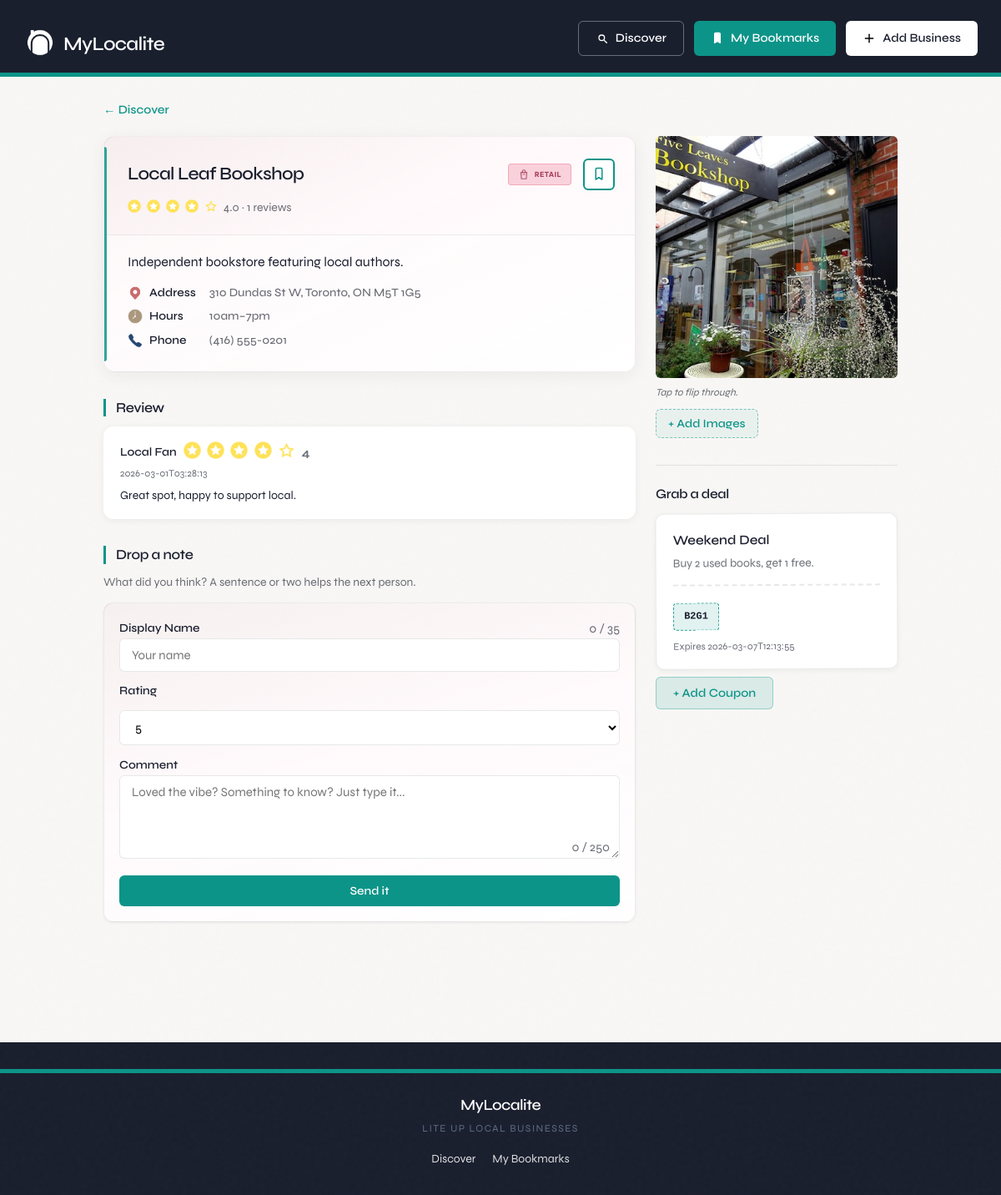
Screenshot of /business/5 with the database file from the repository.
### tables this page shows
CREATE TABLE business (
        id INTEGER PRIMARY KEY AUTOINCREMENT,
        name TEXT,
        category TEXT,
        description TEXT,
        address TEXT,
        hours TEXT,
        phone TEXT
    );

CREATE TABLE review (
        id INTEGER PRIMARY KEY AUTOINCREMENT,
        business_id INTEGER,
        username TEXT,
        rating INTEGER,
        comment TEXT,
        created_at TEXT,
        is_flagged INTEGER
    );

CREATE TABLE deal (
        id INTEGER PRIMARY KEY AUTOINCREMENT,
        business_id INTEGER,
        title TEXT,
        description TEXT,
        coupon_code TEXT,
        expires_at TEXT,
        is_active INTEGER
    );

### app.py (the view)
@app.route("/business/<int:business_id>")
def business_detail(business_id):
    business = fetch_business_by_id(business_id)
    if business is None:
        return "Business not found", 404
    deals = fetch_active_deals_for_business(business_id)
    reviews = fetch_reviews_for_business(business_id)
    owner_id = get_bookmark_owner_id()
    bookmarked = is_bookmarked(owner_id, business_id)
    photos = fetch_photos_for_business(business_id)
    return render_template(
        "business.html",
        business=business,
        deals=deals,
        reviews=reviews,
        bookmarked=bookmarked,
        photos=photos,
    )

### app.py (called while the page is built)
def get_conn():
    conn = sqlite3.connect(DB_PATH, timeout=DB_TIMEOUT)
    conn.execute("PRAGMA journal_mode=WAL")
    return conn

def get_bookmark_owner_id() -> str:
    if "bookmark_owner_id" not in session:
        session["bookmark_owner_id"] = str(uuid.uuid4())
    return session["bookmark_owner_id"]

def fetch_business_by_id(business_id: int):
    conn = get_conn()
    conn.row_factory = sqlite3.Row
    cur = conn.cursor()
    cur.execute("""
        SELECT b.*,
               IFNULL(AVG(r.rating), 0) AS avg_rating,
               COUNT(r.id) AS review_count
        FROM business b
        LEFT JOIN review r ON r.business_id = b.id
        WHERE b.id = ?
        GROUP BY b.id
    """, (business_id,))
    row = cur.fetchone()
    conn.close()
    return row

def fetch_active_deals_for_business(business_id: int):
    conn = get_conn()
    conn.row_factory = sqlite3.Row
    cur = conn.cursor()
    cur.execute("""
        SELECT *
        FROM deal
        WHERE business_id = ?
          AND is_active = 1
        ORDER BY expires_at ASC
    """, (business_id,))
    rows = cur.fetchall()
    conn.close()
    return rows

def fetch_reviews_for_business(business_id: int):
    conn = get_conn()
    conn.row_factory = sqlite3.Row
    cur = conn.cursor()
    cur.execute("""
        SELECT *
        FROM review
        WHERE business_id = ?
        ORDER BY created_at DESC
    """, (business_id,))
    rows = cur.fetchall()
    conn.close()
    return rows

def fetch_photos_for_business(business_id: int):
    conn = get_conn()
    cur = conn.cursor()
    cur.execute(
        "SELECT filename FROM business_photo WHERE business_id = ? ORDER BY id ASC",
        (business_id,),
    )
    rows = cur.fetchall()
    conn.close()
    return [{"url": url_for("static", filename=f"uploads/{r[0]}")} for r in rows]

def is_bookmarked(owner_id: str, business_id: int) -> bool:
    conn = get_conn()
    cur = conn.cursor()
    cur.execute("""
        SELECT 1 FROM bookmark
        WHERE username = ? AND business_id = ?
        LIMIT 1
    """, (owner_id, business_id))
    row = cur.fetchone()
    conn.close()
    return row is not None

### templates/business.html (shortened to what this page needs)
{% extends "base.html" %}
{% block content %}
<a href="{{ url_for('discover') }}" class="back-link">← Discover</a>
{% set hero_photos = photos|default([]) %}
<div class="business-detail business-detail--{{ business['category']|lower }}">
    <div class="business-layout">
        <div class="business-main">
            <div class="business-hero">
            <header class="business-header">
                <div class="business-header-top">
                    <h1 class="business-title">{{ business["name"] }}</h1>
                    <span class="pill pill--{{ business['category']|lower }}">
                        <img class="pill-icon" src="{{ url_for('static', filename='media/' ~ (business['category']|lower) ~ '.svg') }}" alt="" aria-hidden="true">
                        <span class="pill-text">{{ business["category"] }}</span>
                    </span>
                    <div class="business-header-bookmark">
                        <form method="POST" action="/bookmark/toggle" style="display:inline; margin:0;">
                            <button type="submit" class="icon-btn {{ 'saved' if bookmarked else '' }}" title="{{ 'Saved' if bookmarked else 'Save' }}" aria-label="{{ 'Saved' if bookmarked else 'Save' }}" aria-pressed="{{ 'true' if bookmarked else 'false' }}">
                                <img class="bookmark-icon" src="{{ url_for('static', filename='media/bookmark-filled.svg') if bookmarked else url_for('static', filename='media/bookmark.svg') }}" alt="" aria-hidden="true">
                            </button>
                        </form>
                    </div>
                </div>
                <p class="business-rating">
                    {% set filled = (business['avg_rating']|round(0)) %}
                    {% for i in range(5) %}
                        <img class="icon-star" src="{{ url_for('static', filename='media/star-2.png' if i < filled else 'media/star-1.png') }}" alt="">
                    {% endfor %}
                    {{ "%.1f"|format(business["avg_rating"]) }} · {{ business["review_count"] }} reviews
                </p>
            </header>
            <div class="business-info">
        <p class="business-desc">{{ business["description"] }}</p>
        <dl class="business-contact">
            <dt><img class="business-contact-icon" alt=""> Address</dt><dd>{{ business["address"] }}</dd>
            <dt><img class="business-contact-icon" alt=""> Hours</dt><dd>{{ business["hours"] }}</dd>
            <dt><img class="business-contact-icon" alt="phone"> Phone</dt><dd>{{ business["phone"] }}</dd>
        </dl>
    </div>
            </div>
    <section class="business-section business-section--reviews">
        <h2 class="business-section-title business-section-title--reviews">Review</h2>
        {% if reviews|length == 0 %}
        <p class="business-empty">Nobody’s written anything yet. You could be first!</p>
        {% else %}
        <ul class="review-list">
            {% for r in reviews %}
            <li class="review-item">
                <div class="review-item-head">
                    <strong>{{ r["username"] }}</strong>
                    <span class="review-item-rating">
                        {% set review_filled = (r['rating']|round(0)) %}
                        {% for i in range(5) %}
                            <img class="icon-star" src="{{ url_for('static', filename='media/star-2.png' if i < review_filled else 'media/star-1.png') }}" alt="">
                        {% endfor %}
                        {{ r["rating"] }}
                    </span>
                </div>
                <time class="review-item-time">{{ r["created_at"] }}</time>
                <p class="review-item-comment">{{ r["comment"] }}</p>
            </li>
            {% endfor %}
        </ul>
        {% endif %}
    </section>
    <section class="business-section business-section--review-form">
        <h2 class="business-section-title business-section-title--form">Drop a note</h2>
        <p class="business-section-kicker">What did you think? A sentence or two helps the next person.</p>
        <div class="form-card form-card--compact form-card--review">
            <form id="reviewForm" class="review-form">
                <div class="form-field-with-count">
                    <label for="username">Display Name</label>
                    <span id="usernameCharCount" class="char-count char-count--inline" aria-live="polite">0 / 35</span>
                    <input id="username" type="text" name="username" class="input" placeholder="Your name" maxlength="35">
                </div>
                <label for="rating">Rating</label>
                <select id="rating" name="rating" class="select">
                    <option value="5">5</option>
                </select>
                <div class="form-field-with-count form-field-with-count--textarea">
                    <label for="comment">Comment</label>
                    <textarea id="comment" name="comment" class="textarea" rows="3" placeholder="Loved the vibe? Something to know? Just type it..." maxlength="250"></textarea>
                    <span id="commentCharCount" class="char-count char-count--bottom-right" aria-live="polite">0 / 250</span>
                </div>
                <button type="submit" class="btn btn-warm">Send it</button>
            </form>
        </div>
    </section>
        </div>
        <aside class="business-side">
            <div class="business-media">
                {% if hero_photos|length > 0 %}
                <button type="button" class="business-media-img" id="heroImageBtn" data-open-gallery="0" aria-label="View image gallery">
                    <img src="{{ hero_photos[0]['url'] }}" alt="Photo of {{ business['name'] }}" loading="lazy">
                </button>
                <p class="business-media-hint">Tap to flip through.</p>
                <button type="button" class="btn btn-add-image" id="addImageBtn" aria-label="Add images (up to 5)">+ Add Images</button>
                {% else %}
                <div class="business-media-placeholder">
                    <p class="business-media-placeholder-text">No pics yet. Got one? Add it here.</p>
                    <button type="button" class="btn btn-add-image" id="addImageBtn" aria-label="Add images (up to 5)">+ Add a photo</button>
                </div>
                {% endif %}
            </div>
            <section class="business-section business-section--deals">
                <h2 class="business-section-title business-section-title--deals">Grab a deal</h2>
                {% if deals|length == 0 %}
                <p class="business-empty business-empty--deals">No deals right now. Next time maybe!</p>
                {% else %}
                <ul class="deal-list">
                    {% for d in deals %}
                    <li class="deal-card">
                        <strong class="deal-card-title">{{ d["title"] }}</strong>
                        <p class="deal-card-desc">{{ d["description"] }}</p>
                        <div class="deal-card-tear">
                            <span class="coupon-chip">{{ d["coupon_code"] }}</span>
                        </div>
                        <p class="deal-card-expiry">Expires {{ d["expires_at"] }}</p>
                    </li>
                    {% endfor %}
                </ul>
                {% endif %}
                <button type="button" class="btn btn-view btn-add-coupon" id="addCouponBtn" style="margin-top: 8px;">+ Add Coupon</button>
            </section>
        </aside>
    </div>
</div>
{% endblock %}

### rows the page displays
business: name "Local Leaf Bookshop", category "RETAIL", description "Independent bookstore featuring local authors.", address "310 Dundas St W, Toronto, ON M5T 1G5", hours "10am–7pm", phone "(416) 555-0201"
review: username "Local Fan", rating "4", created_at "2026-03-01T03:28:13", comment "Great spot, happy to support local."
deal: title "Weekend Deal", description "Buy 2 used books, get 1 free.", coupon_code "B2G1", expires_at "2026-03-07T12:13:55"

### other values shown
{{ "%.1f"|format(business["avg_rating"]) }} "4.0"
{{ business["review_count"] }} "1"
